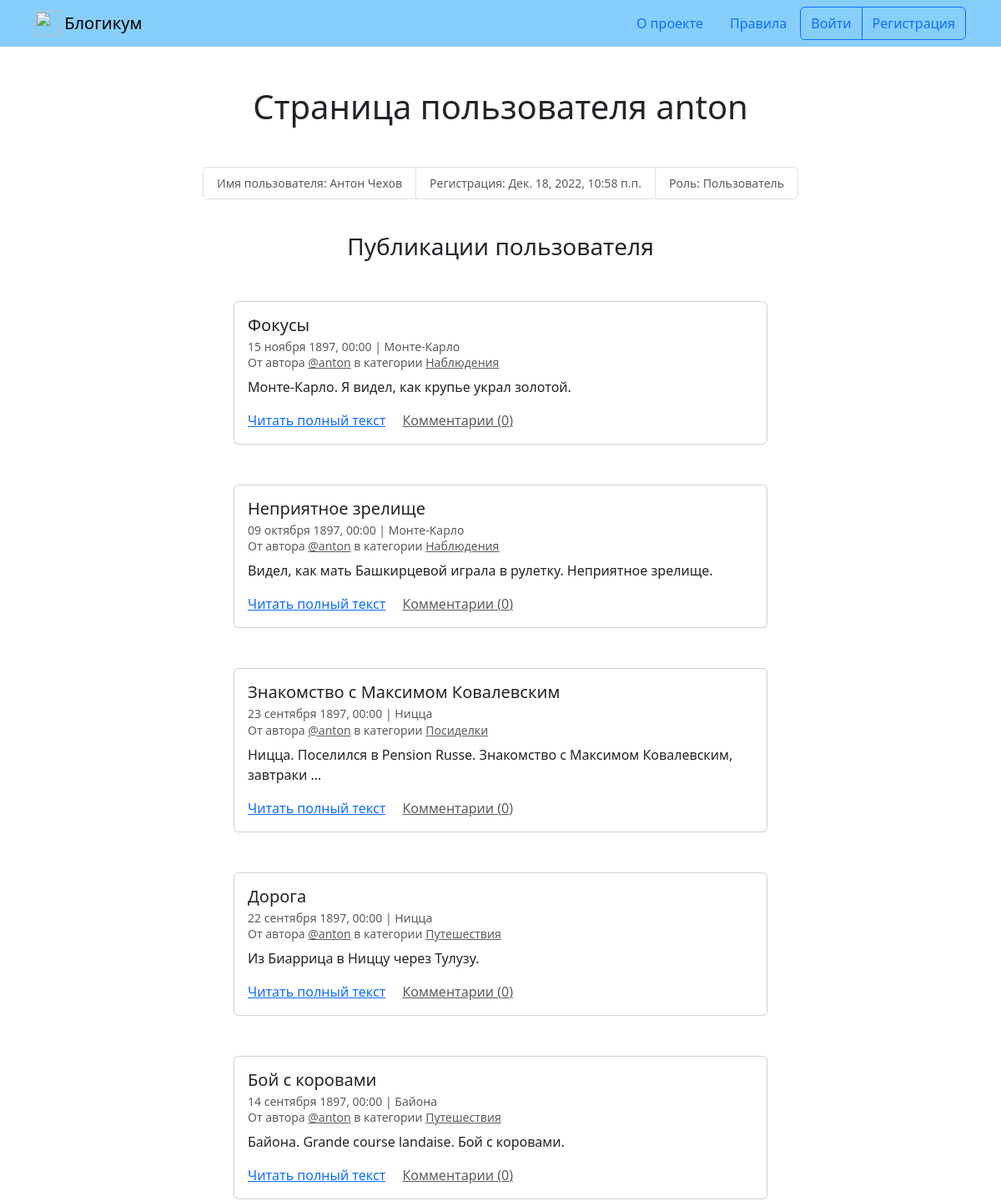
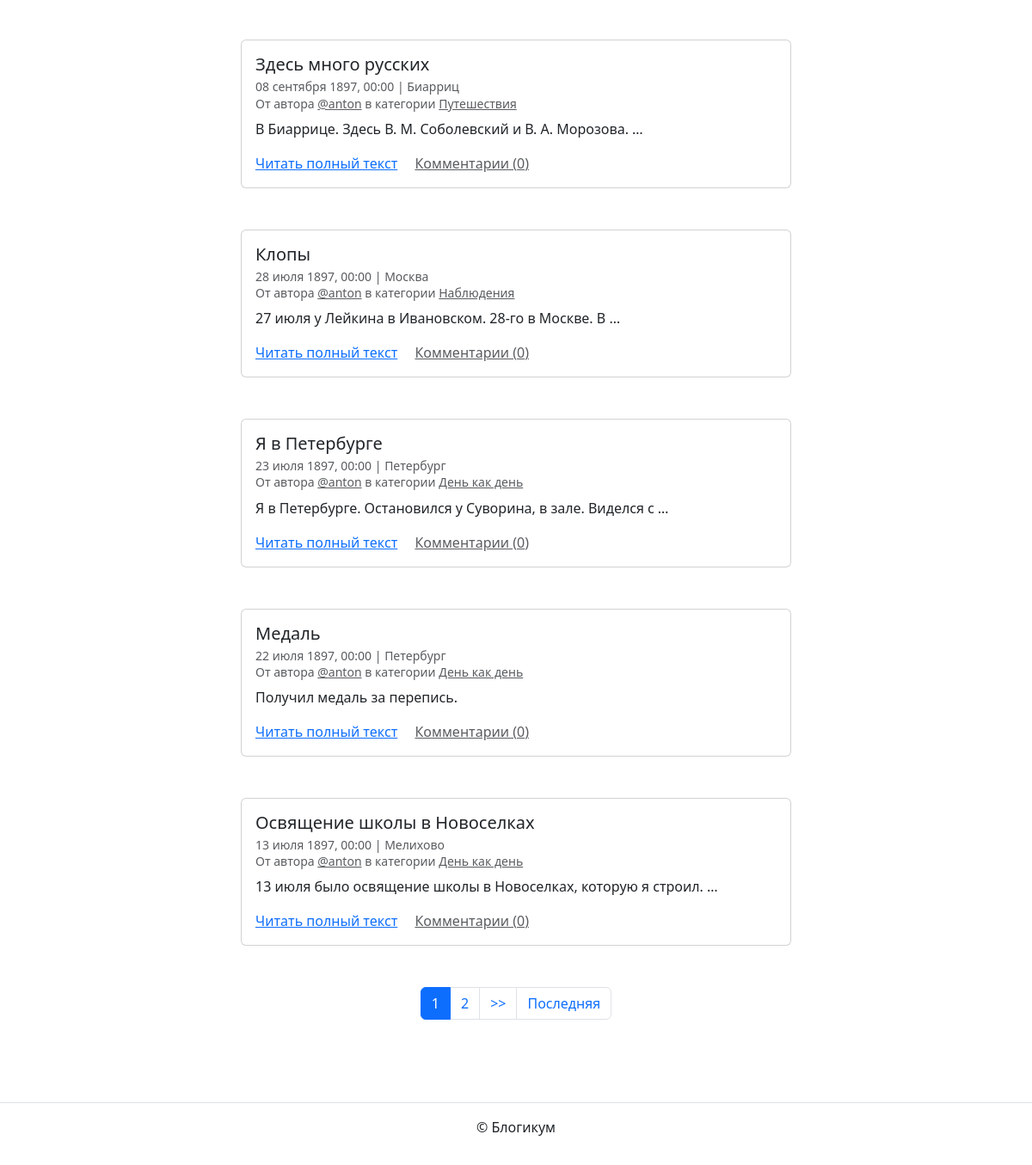
Screenshot of /profile/anton/ with the database file from the repository (2 pictures, top to bottom).
### blog/models.py (models this page shows, shortened)
class PublishedCreated(models.Model):
    is_published = models.BooleanField(
        default=True, verbose_name='Опубликовано',
        help_text='Снимите галочку, чтобы скрыть публикацию.'
    )
    created_at = models.DateTimeField(
        auto_now_add=True, verbose_name='Добавлено'
    )
    class Meta:
        abstract = True

class Post(PublishedCreated):
    title = models.CharField(max_length=256, verbose_name='Название')
    text = models.TextField(verbose_name='Текст')
    pub_date = models.DateTimeField(
        verbose_name='Дата и время публикации',
        help_text=(
            'Если установить дату и время в будущем — '
            'можно делать отложенные публикации.'
        )
    )
    author = models.ForeignKey(
        User, on_delete=models.CASCADE, verbose_name='Автор публикации',
        related_name='posts'
    )
    location = models.ForeignKey(
        Location, on_delete=models.SET_NULL,
        null=True, verbose_name='Местоположение',
        related_name='posts'
    )
    category = models.ForeignKey(
        Category, on_delete=models.SET_NULL,
        null=True, verbose_name='Категория',
        related_name='posts'
    )
    image = models.ImageField('Изображение', upload_to='post_images',
                              blank=True)
    class Meta:
        verbose_name = 'публикация'
        verbose_name_plural = 'Публикации'
        ordering = ('-pub_date',)

class Location(PublishedCreated):
    name = models.CharField(
        max_length=256, verbose_name='Название места', default='Планета Земля'
    )
    class Meta:
        verbose_name = 'местоположение'
        verbose_name_plural = 'Местоположения'

class Category(PublishedCreated):
    title = models.CharField(max_length=256, verbose_name='Заголовок')
    description = models.TextField(verbose_name='Описание')
    slug = models.SlugField(
        unique=True,
        verbose_name='Идентификатор',
        help_text=('Идентификатор страницы для URL; разрешены '
                   'символы латиницы, цифры, дефис и подчёркивание.')
    )
    class Meta:
        verbose_name = 'категория'
        verbose_name_plural = 'Категории'

### blog/views.py (the view)
# urls.py: path('profile/<str:username>/', views.ProfileListView.as_view(),
class ProfileListView(ListView):
    template_name = 'blog/profile.html'
    model = Post
    def get_object(self):
        return get_object_or_404(User, username=self.kwargs['username'])
    def get_queryset(self):
        profile = self.get_object()
        filter_published = self.request.user != profile
        return get_posts_with_comments(
            profile.posts.all(),
            filter_published=filter_published
        )
    def get_context_data(self, **kwargs):
        profile = self.get_object()
        context = super().get_context_data(**kwargs)
        page_obj = get_page_obj(
            self.request,
            self.get_queryset(),
            PAGINATOR_PROFILE
        )
        context.update(
            profile=profile,
            page_obj=page_obj,
            object_list=page_obj
        )
        return context

### blog/views.py (called while the page is built)
def get_page_obj(request, queryset, per_page):
    paginator = Paginator(queryset, per_page)
    page_number = request.GET.get('page')
    return paginator.get_page(page_number)

def get_posts_with_comments(
    queryset=None, *, filter_published=True, annotate_comments=True
):
    if queryset is None:
        queryset = Post.objects.all()
    queryset = queryset.select_related('author', 'location', 'category')
    if annotate_comments:
        queryset = queryset.annotate(comment_count=Count('comments'))
    if filter_published:
        queryset = queryset.filter(
            is_published=True,
            category__is_published=True,
            pub_date__lte=timezone.now()
        )
    return queryset.order_by(*Post._meta.ordering)

### templates/blog/profile.html (shortened to what this page needs)
{% extends "base.html" %}
{% block content %}
  <h1 class="mb-5 text-center ">Страница пользователя {{ profile }}</h1>
  <small>
    <ul class="list-group list-group-horizontal justify-content-center mb-3">
      <li class="list-group-item text-muted">Имя пользователя: {% if profile.get_full_name %}{{ profile.get_full_name }}{% else %}не указано{% endif %}</li>
      <li class="list-group-item text-muted">Регистрация: {{ profile.date_joined }}</li>
      <li class="list-group-item text-muted">Роль: {% if profile.is_staff %}Админ{% else %}Пользователь{% endif %}</li>
    </ul>
  </small>
  <br>
  <h3 class="mb-5 text-center">Публикации пользователя</h3>
  {% for post in page_obj %}
    <article class="mb-5">
      {% include "includes/post_card.html" %}
    </article>
  {% endfor %}
  {% include "includes/paginator.html" %}
{% endblock %}

### templates/base.html (shortened to what this page needs)
{% load static %}
{% load django_bootstrap5 %}
<!DOCTYPE html>
<html lang="ru">
  <head>
    {% bootstrap_css %}
  </head>
  <body>
    {% include "includes/header.html" %}
    <main>
      <div class="container py-5">
        {% block content %}{% endblock %}
      </div>
    </main>
    {% include "includes/footer.html" %}
  </body>
</html>

### templates/includes/header.html
{% load static %}
<header>
	<nav class="navbar navbar-light" style="background-color: lightskyblue">
		<div class="container">
			<a class="navbar-brand" href="{% url 'blog:index' %}">
				<img
					src="{% static 'img/logo.png' %}"
					width="30"
					height="30"
					class="d-inline-block align-top"
					alt=""
				/>
				Блогикум
			</a>
			{% with request.resolver_match.view_name as view_name %}
			<ul class="nav nav-pills">
				<li class="nav-item">
					<a
						class="nav-link {% if view_name == 'pages:about' %} text-white {% endif %}"
						href="{% url 'pages:about' %}"
					>
						О проекте
					</a>
				</li>
				<li class="nav-item">
					<a
						class="nav-link {% if view_name == 'pages:rules' %} text-white {% endif %}"
						href="{% url 'pages:rules' %}"
					>
						Правила
					</a>
				</li>
				{% if user.is_authenticated %}
				<div class="btn-group" role="group" aria-label="Basic outlined example">
					<button type="button" class="btn btn-outline-primary">
						<a
							class="text-decoration-none text-reset"
							href="{% url 'blog:create_post' %}"
							>Написать пост</a
						>
					</button>
					<button type="button" class="btn btn-outline-primary">
						<a
							class="text-decoration-none text-reset"
							href="{% url 'blog:profile' user.username %}"
							>{{ user.username }}</a
						>
					</button>
					<form
						method="post"
						action="{% url 'logout' %}"
						style="display: inline"
					>
						{% csrf_token %}
						<button type="submit" class="btn btn-outline-primary">Выйти</button>
					</form>
				</div>
				{% else %}
				<div class="btn-group" role="group" aria-label="Basic outlined example">
					<button type="button" class="btn btn-outline-primary">
						<a class="text-decoration-none text-reset" href="{% url 'login' %}"
							>Войти</a
						>
					</button>
					<button type="button" class="btn btn-outline-primary">
						<a
							class="text-decoration-none text-reset"
							href="{% url 'registration' %}"
							>Регистрация</a
						>
					</button>
				</div>
				{% endif %}
			</ul>
			{% endwith %}
		</div>
	</nav>
</header>

### templates/includes/post_card.html (shortened to what this page needs)
<div class="col d-flex justify-content-center">
  <div class="card" style="width: 40rem;">
    <div class="card-body">
      <h5 class="card-title">{{ post.title }}</h5>
      <h6 class="card-subtitle mb-2 text-muted">
        <small>
          {{ post.pub_date|date:"d E Y, H:i" }} | {% if post.location and post.location.is_published %}{{ post.location.name }}{% else %}Планета Земля{% endif %}<br>
          От автора <a class="text-muted" href="{% url 'blog:profile' post.author %}">@{{ post.author.username }}</a> в
          категории {% include "includes/category_link.html" %}
        </small>
      </h6>
      <p class="card-text">{{ post.text|truncatewords:10 }}</p>
      <a href="{% url 'blog:post_detail' post.id %}" class="card-link">Читать полный текст</a>
      <a href="{% url 'blog:post_detail' post.id %}" class="card-link text-muted">Комментарии ({{ post.comment_count|default:post.comments.count }})</a>
    </div>
  </div>
</div>

### templates/includes/category_link.html
<a class="text-muted" href="{% url 'blog:category_posts' post.category.slug %}">
  {{ post.category.title }}
</a>

### templates/includes/paginator.html (shortened to what this page needs)
{% if page_obj.has_other_pages %}
  <nav aria-label="Page navigation" class="my-5">
    <ul class="pagination justify-content-center">
      {% for i in page_obj.paginator.page_range %}
        {% if page_obj.number == i %}
          <li class="page-item active">
            <span class="page-link">{{ i }}</span>
          </li>
        {% else %}
          <li class="page-item">
            <a class="page-link" href="?page={{ i }}">{{ i }}</a>
          </li>
        {% endif %}
      {% endfor %}
      {% if page_obj.has_next %}
        <li class="page-item">
          <a class="page-link" href="?page={{ page_obj.next_page_number }}">
            >>
          </a>
        </li>
        <li class="page-item">
          <a class="page-link" href="?page={{ page_obj.paginator.num_pages }}">
            Последняя
          </a>
        </li>
      {% endif %}
    </ul>
  </nav>
{% endif %}

### templates/includes/footer.html
<footer class="border-top text-center py-3">
  <p>© Блогикум</p>
</footer>

### rows the page displays
Post: title "Фокусы", pub_date "15 ноября 1897, 00:00", location.name "Монте-Карло", author.username "anton", category "Наблюдения", text "Монте-Карло. Я видел, как крупье украл золотой.", comment_count "0"
Post: title "Неприятное зрелище", pub_date "09 октября 1897, 00:00", location.name "Монте-Карло", author.username "anton", category "Наблюдения", text "Видел, как мать Башкирцевой играла в рулетку. Неприятное зрелище.", comment_count "0"
Post: title "Знакомство с Максимом Ковалевским", pub_date "23 сентября 1897, 00:00", location.name "Ницца", author.username "anton", category "Посиделки", text "Ницца. Поселился в Pension Russe. Знакомство с Максимом Ковалевским, завтраки …", comment_count "0"
Post: title "Дорога", pub_date "22 сентября 1897, 00:00", location.name "Ницца", author.username "anton", category "Путешествия", text "Из Биаррица в Ниццу через Тулузу.", comment_count "0"
Post: title "Бой с коровами", pub_date "14 сентября 1897, 00:00", location.name "Байона", author.username "anton", category "Путешествия", text "Байона. Grande course landaise. Бой с коровами.", comment_count "0"
Post: title "Здесь много русских", pub_date "08 сентября 1897, 00:00", location.name "Биарриц", author.username "anton", category "Путешествия", text "В Биаррице. Здесь В. М. Соболевский и В. А. Морозова. …", comment_count "0"
Post: title "Клопы", pub_date "28 июля 1897, 00:00", location.name "Москва", author.username "anton", category "Наблюдения", text "27 июля у Лейкина в Ивановском. 28-го в Москве. В …", comment_count "0"
Post: title "Я в Петербурге", pub_date "23 июля 1897, 00:00", location.name "Петербург", author.username "anton", category "День как день", text "Я в Петербурге. Остановился у Суворина, в зале. Виделся с …", comment_count "0"
Post: title "Медаль", pub_date "22 июля 1897, 00:00", location.name "Петербург", author.username "anton", category "День как день", text "Получил медаль за перепись.", comment_count "0"
Post: title "Освящение школы в Новоселках", pub_date "13 июля 1897, 00:00", location.name "Мелихово", author.username "anton", category "День как день", text "13 июля было освящение школы в Новоселках, которую я строил. …", comment_count "0"

### other values shown
{{ profile }} "anton"
{{ profile.get_full_name }} "Антон Чехов"
{{ profile.date_joined }} "Дек. 18, 2022, 10:58 п.п."
{{ i }} "1"
{{ i }} "2"
